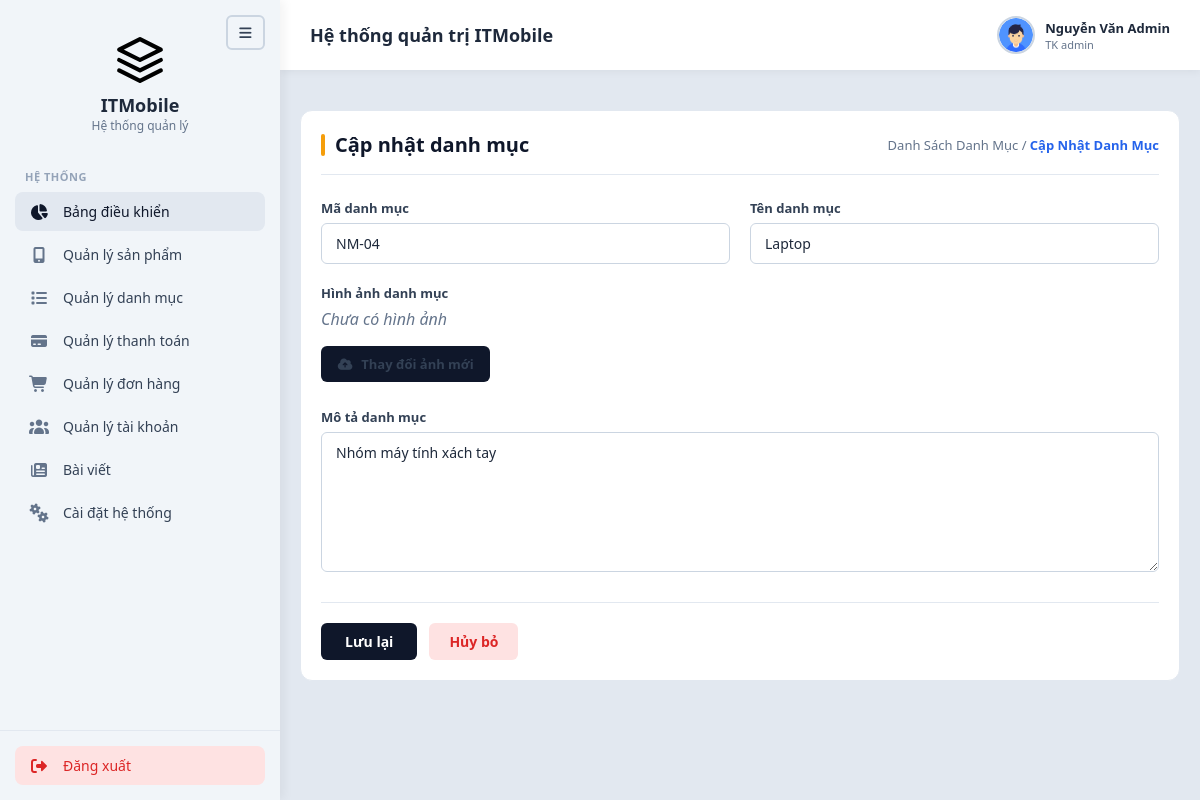
The page /Web_site/admin/capnhatdm.php?id=4 (signed in) on the database as committed earlier.
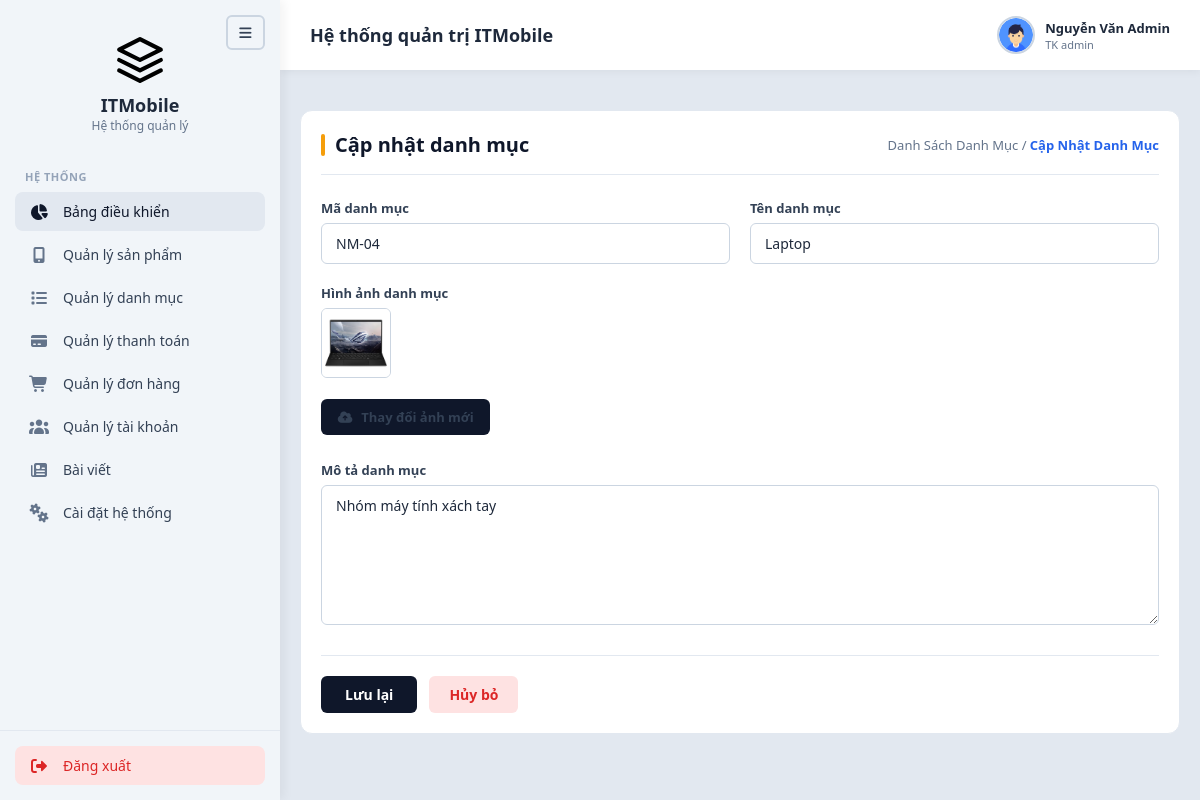
The same page on the database as committed later.
### tables this page shows
CREATE TABLE categories (
    id             INT AUTO_INCREMENT PRIMARY KEY,
    category_code  VARCHAR(20)  NOT NULL UNIQUE,          
    parent_id      INT DEFAULT NULL,
    name           VARCHAR(100) NOT NULL,
    slug           VARCHAR(100) NOT NULL UNIQUE,
    icon           VARCHAR(50),                           
    image          VARCHAR(255),                          
    description    TEXT,                                  
    sort_order     INT DEFAULT 0,
    status         TINYINT(1) DEFAULT 1,
    FOREIGN KEY (parent_id) REFERENCES categories(id) ON DELETE SET NULL
);

### Web_site/admin/xyly/xuly.php (called while the page is built, shortened)
<?php
class xuly extends csdltmdt
{
    public function xuatdulieu($sql)
    {
        $arr = array();
        $link = $this->connect();
        if ($link) {
            $result = $link->query($sql);
            if ($result && $result->num_rows > 0) {
                while ($row = $result->fetch_assoc()) {
                    $arr[] = $row;
                }
            }
        }
        return $arr;
    }
}

### Web_site/admin/capnhatdm.php (the view, shortened to what this page needs)
<?php
include("xyly/xuly.php");
$p = new xuly();
if (isset($_REQUEST['id'])) {
    $layid = intval($_REQUEST['id']);
    $danhmuc_info = $p->xuatdulieu("SELECT * FROM categories WHERE id='$layid' LIMIT 1");
    if (!empty($danhmuc_info)) {
        $lay_code = $danhmuc_info[0]['category_code'];
        $lay_name = $danhmuc_info[0]['name'];
        $lay_desc = $danhmuc_info[0]['description'];
        $lay_img  = $danhmuc_info[0]['image'];
    } else {
        $layid = 0;
        $lay_code = '';
        $lay_name = '';
        $lay_desc = '';
        $lay_img = '';
    }
} else {
    $layid = 0;
    $lay_code = '';
    $lay_name = '';
    $lay_desc = '';
    $lay_img = '';
}
include("includes/header.php");
include("includes/sidebar.php");
include("includes/navbar.php");
?>
<main class="main-content" style="margin-top: 20px;">
    <div class="form-scroll-container" style="background-color: white; padding: 20px; border-radius: 12px;">
        <div class="product-header-wrap">
            <div class="product-title-area">
                <h1>Cập nhật danh mục</h1>
            </div>
            <div class="product-breadcrumb">
                <a href="<?php echo BASE_URL; ?>/danhsachdanhmuc.php">Danh Sách Danh Mục</a> / <span>Cập Nhật Danh Mục</span>
            </div>
        </div>
        <form id="updateCategoryForm" action="" method="POST" enctype="multipart/form-data">
            <div class="product-form-grid">
                <div class="product-field-group">
                    <label>Mã danh mục</label>
                    <input type="text" name="category_code" class="product-input" value="<?php echo htmlspecialchars($lay_code); ?>" readonly style="background-color: #f1f5f9; cursor: not-allowed;">
                </div>
                <div class="product-field-group">
                    <label>Tên danh mục</label>
                    <input type="text" name="category_name" class="product-input" value="<?php echo htmlspecialchars($lay_name); ?>" placeholder="Nhập tên danh mục..." required>
                </div>
                <div class="product-field-group span-4">
                    <label>Hình ảnh danh mục</label>
                    <div style="margin-bottom: 10px;">
                        <?php if (!empty($lay_img)): ?>
                            <img src="../uploads/anhdanhmuc/<?php echo htmlspecialchars($lay_img); ?>" alt="Category Image" class="product-img" style="width: 70px; height: 70px; object-fit: cover; border-radius: 6px; border: 1px solid #cbd5e1;">
                        <?php else: ?>
                            <span style="color: #64748b; font-style: italic;">Chưa có hình ảnh</span>
                        <?php endif; ?>
                    </div>
                    <label class="btn-file-upload">
                        <i class="fa-solid fa-cloud-arrow-up"></i> Thay đổi ảnh mới
                    </label>
                </div>
                <div class="product-field-group span-4">
                    <label>Mô tả danh mục</label>
                    <textarea name="description" class="product-input" placeholder="Nhập mô tả chi tiết danh mục..."><?php echo htmlspecialchars($lay_desc); ?></textarea>
                </div>
            </div>
            <div class="product-form-actions">
                <button type="submit" class="btn-submit-save">
                    Lưu lại
                </button>
                <a href="<?php echo BASE_URL; ?>/danhsachdanhmuc.php" class="btn-submit-cancel nutHuy"
                    data-type="danh mục"
                    data-redirect="<?php echo BASE_URL; ?>/danhsachdanhmuc.php">
                    Hủy bỏ
                </a>
            </div>
        </form>
    </div>
</main>
<?php
include("includes/footer.php");
?>

Rows that differ between the two databases and show on the page:
changed categories "NM-04": image: picture added
Other text that changed with them:
text no longer shown: "Chưa có hình ảnh"
